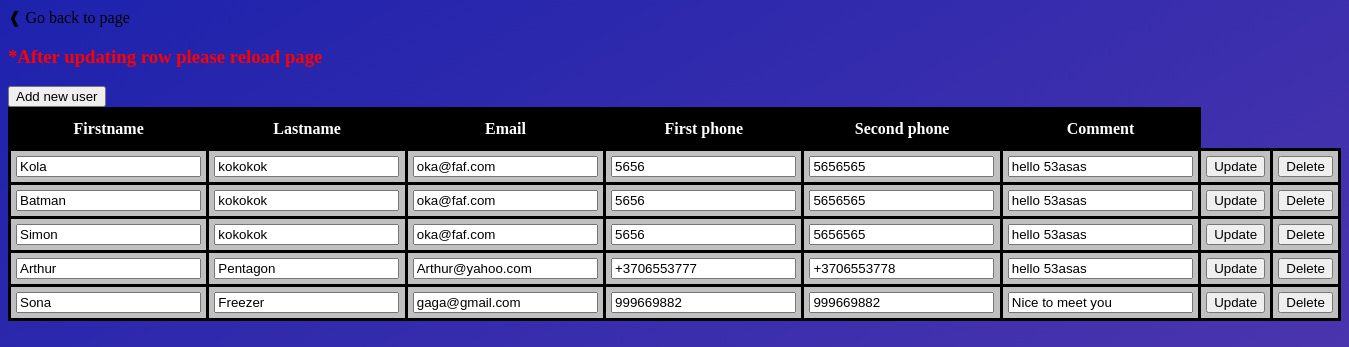
Page /edit.php on the committed database.
### tables this page shows
CREATE TABLE `user` (
  `id` int(11) NOT NULL,
  `firstname` varchar(255) NOT NULL,
  `lastname` varchar(255) NOT NULL,
  `email` varchar(255) NOT NULL,
  `phone1` varchar(255) NOT NULL,
  `phone2` varchar(255) NOT NULL,
  `comment` varchar(255) NOT NULL
);

### edit.php (the view, shortened to what this page needs)
<!DOCTYPE html>
<html>
<head>
	<link rel="stylesheet" href="style/table_style.css" type="text/css" />
</head>
<body>
<?php
	require ("config.php");
		$sql = "SELECT * from user";
		$result = mysqli_query($connect, $sql);
?>
<a href="php_mysql.php">&#10096; Go back to page</a>
<h3 style="color: red;">*After updating row please reload page</h3>
<form method="post">
	<input type="submit" name="newUser" value="Add new user">
</form>
<div id="table2">
<table>
	<tr>
		<form method="post">
			<th>Firstname</th>
			<th>Lastname</th>
			<th>Email</th>
			<th>First phone</th>
			<th>Second phone</th>
			<th>Comment</th>
		</form>
	</tr>
	<?php
	while($table = mysqli_fetch_array($result)){
		?>
	<tr>
		<form method = "post">
			<td><input type=text name=upfirstname value="<?php echo $table[1]?>"></td>
			<td><input type=text name=uplastname value="<?php echo $table[2]?>"></td>
			<td><input type=text name=upemail value="<?php echo $table[3]?>"></td>
			<td><input type=text name=upphone1 value="<?php echo $table[4]?>"></td>
			<td><input type=text name=upphone2 value="<?php echo $table[5]?>"></td>
			<td><input type=text name=upcomment value="<?php echo $table[6]?>"></td>
		    <td><input type=submit name=update value=Update></td>
		    <td><input type=submit name=del value=Delete></td>
	    </form>
	</tr>
<?php
}
?>
</table>
</div>
</body>
</html>

### style/table_style.css (style rules this page uses)
table { border-collapse: collapse; }
th { font-size: 16px; padding: 10px; border: 3px solid black; background-color: #000; color: #fff; }
td { padding: 5px; border: 3px solid black; background-color: silver; }
#table2 table { min-height: 100%; min-width: 100%; overflow: auto; }

### edit.php (style rules this page uses)
html { margin: 0; padding: 0; background-image: linear-gradient(to bottom right, #1d22ad, #5c3cad); min-width: 100%; min-height: 100%; overflow: hidden; background-size: cover; background-repeat: no-repeat; }
a { text-decoration: none; color: #000; }

### rows in the picture
user: upfirstname "Kola", uplastname "kokokok", upemail "oka@faf.com", upphone1 "5656", upphone2 "5656565", upcomment "hello 53asas"
user: upfirstname "Batman", uplastname "kokokok", upemail "oka@faf.com", upphone1 "5656", upphone2 "5656565", upcomment "hello 53asas"
user: upfirstname "Simon", uplastname "kokokok", upemail "oka@faf.com", upphone1 "5656", upphone2 "5656565", upcomment "hello 53asas"
user: upfirstname "Arthur", uplastname "Pentagon", upemail "Arthur@yahoo.com", upphone1 "+3706553777", upphone2 "+3706553778", upcomment "hello 53asas"
user: upfirstname "Sona", uplastname "Freezer", upemail "gaga@gmail.com", upphone1 "999669882", upphone2 "999669882", upcomment "Nice to meet you"
